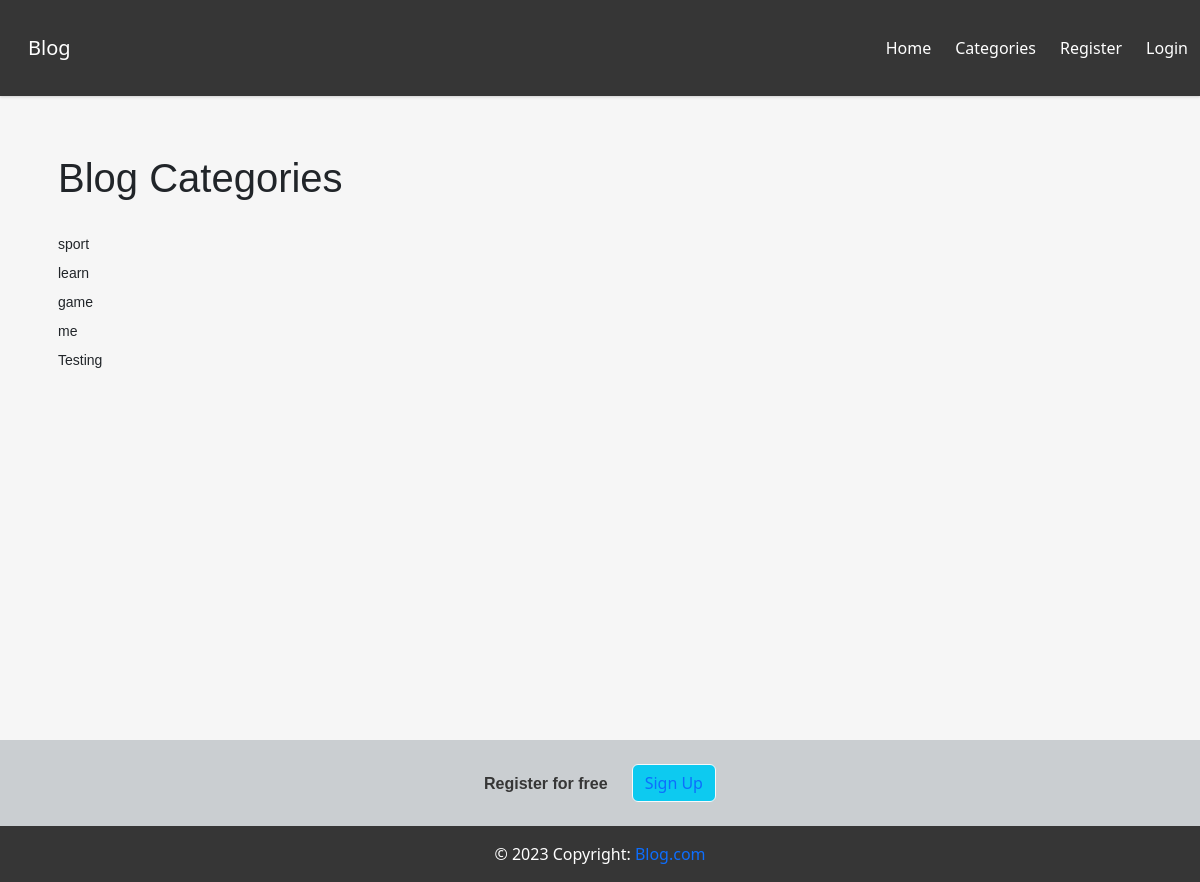
The app's page /category-list/, older data.
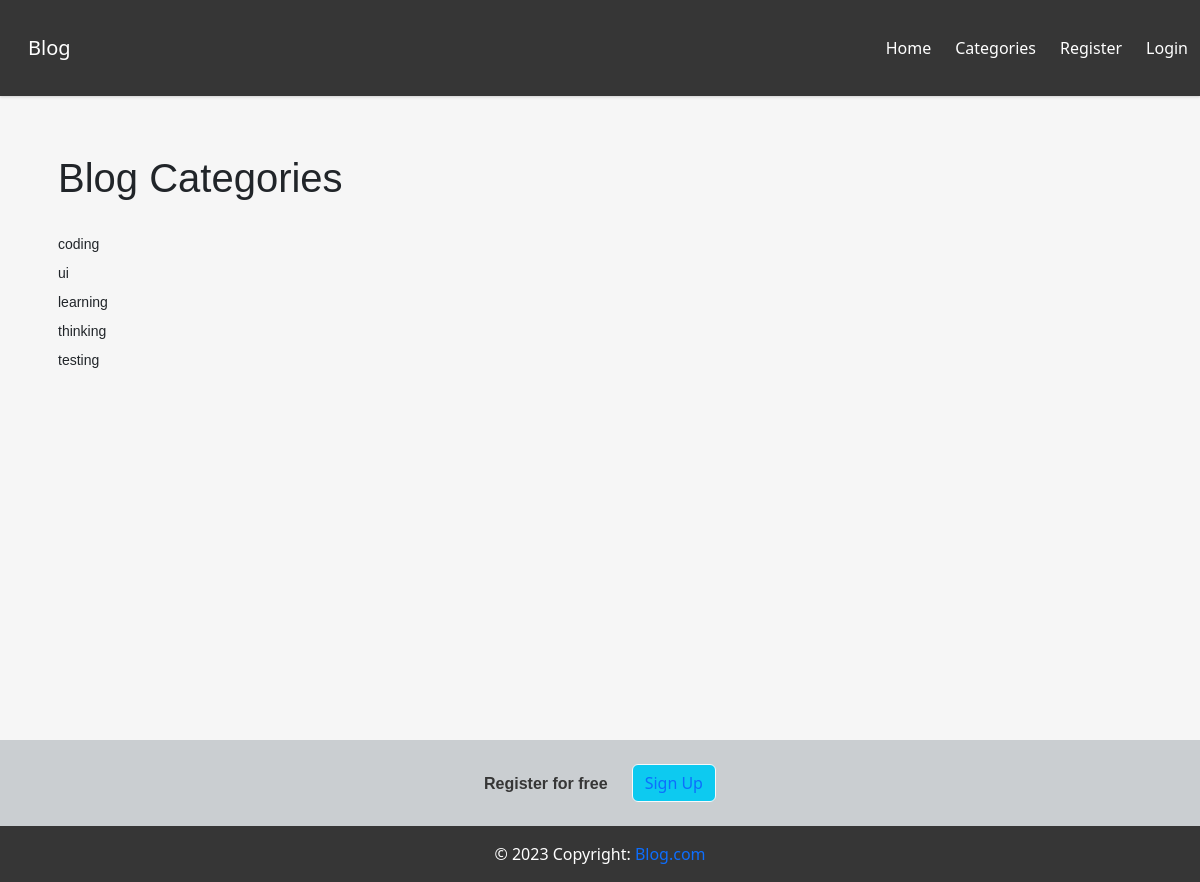
The same page, newer data.
### bloghome/models.py (models this page shows, shortened)
class Category(models.Model):
    name = models.CharField(max_length=255)
    def __str__(self):
        return self.name

### bloghome/views.py (the view)
# urls.py: path('category-list/', CategoryListView, name='category-list'),
def CategoryListView(request):
    cat_menu_list = Category.objects.all()
    return render(request, 'category_list.html',{'cat_menu_list':cat_menu_list})

### bloghome/templates/category_list.html (shortened to what this page needs)
{% extends "base.html" %}
{% block content %}
<h1> Blog Categories </h1>
<br/>
    {% for item in cat_menu_list %}
        <h4><a class="dropdown-item" href="{% url 'category' item|slugify %}">{{item}}</a></h4>
    {% endfor %}
{% endblock %}

Row changes from the older to the newer data that the page shows:
removed Category: name "sport"
removed Category: name "learn"
removed Category: name "game"
removed Category: name "me"
removed Category: name "Testing"
added Category: name "coding"
added Category: name "ui"
added Category: name "learning"
added Category: name "thinking"
added Category: name "testing"
